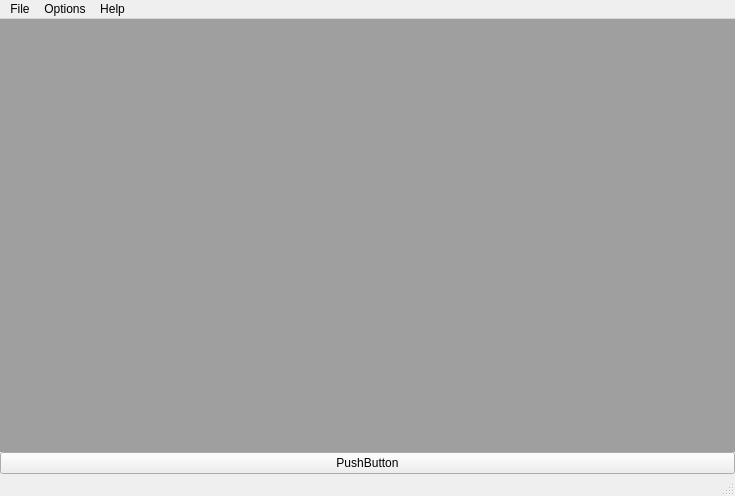
<?xml version="1.0" encoding="UTF-8"?>
<ui version="4.0">
 <class>MainWindow</class>
 <widget class="QMainWindow" name="MainWindow">
  <property name="geometry">
   <rect>
    <x>0</x>
    <y>0</y>
    <width>735</width>
    <height>496</height>
   </rect>
  </property>
  <property name="windowTitle">
   <string>MainWindow</string>
  </property>
  <property name="animated">
   <bool>false</bool>
  </property>
  <property name="documentMode">
   <bool>false</bool>
  </property>
  <widget class="QWidget" name="centralwidget">
   <layout class="QVBoxLayout" name="verticalLayout">
    <property name="spacing">
     <number>0</number>
    </property>
    <property name="leftMargin">
     <number>0</number>
    </property>
    <property name="topMargin">
     <number>0</number>
    </property>
    <property name="rightMargin">
     <number>0</number>
    </property>
    <property name="bottomMargin">
     <number>0</number>
    </property>
    <item>
     <widget class="QMdiArea" name="mdiArea"/>
    </item>
    <item>
     <widget class="QPushButton" name="pushButton">
      <property name="text">
       <string>PushButton</string>
      </property>
     </widget>
    </item>
   </layout>
  </widget>
  <widget class="QStatusBar" name="statusbar"/>
  <widget class="QMenuBar" name="menuBar">
   <property name="geometry">
    <rect>
     <x>0</x>
     <y>0</y>
     <width>735</width>
     <height>21</height>
    </rect>
   </property>
   <widget class="QMenu" name="menuFile">
    <property name="title">
     <string>File</string>
    </property>
    <addaction name="actionExit"/>
   </widget>
   <widget class="QMenu" name="menuOptions">
    <property name="title">
     <string>Options</string>
    </property>
   </widget>
   <widget class="QMenu" name="menuHelp">
    <property name="title">
     <string>Help</string>
    </property>
    <addaction name="actionAbout"/>
   </widget>
   <addaction name="menuFile"/>
   <addaction name="menuOptions"/>
   <addaction name="menuHelp"/>
  </widget>
  <action name="actionAbout">
   <property name="text">
    <string>About</string>
   </property>
  </action>
  <action name="actionExit">
   <property name="text">
    <string>Exit</string>
   </property>
  </action>
 </widget>
 <resources/>
 <connections/>
</ui>
